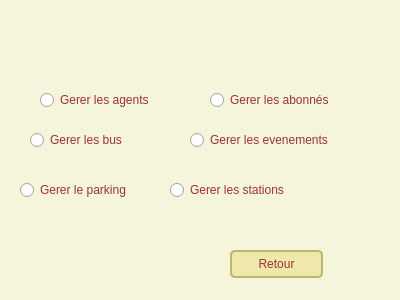
<?xml version="1.0" encoding="UTF-8"?>
<ui version="4.0">
 <class>Menu</class>
 <widget class="QDialog" name="Menu">
  <property name="geometry">
   <rect>
    <x>0</x>
    <y>0</y>
    <width>400</width>
    <height>300</height>
   </rect>
  </property>
  <property name="windowTitle">
   <string>Dialog</string>
  </property>
  <property name="styleSheet">
   <string notr="true">
.QWidget {
   background-color: beige;
}

/* Nice Windows-XP-style password character. */
QLineEdit[echoMode=&quot;2&quot;] {
    lineedit-password-character: 9679;
}

/* We provide a min-width and min-height for push buttons
   so that they look elegant regardless of the width of the text. */
QPushButton {
    background-color: palegoldenrod;
    border-width: 2px;
    border-color: darkkhaki;
    border-style: solid;
    border-radius: 5;
    padding: 3px;
    min-width: 9ex;
    min-height: 2.5ex;
}

QPushButton:hover {
   background-color: khaki;
}

/* Increase the padding, so the text is shifted when the button is
   pressed. */
QPushButton:pressed {
    padding-left: 5px;
    padding-top: 5px;
    background-color: #d0d67c;
}

QLabel, QAbstractButton {

    color:rgb(153, 51, 51);
  
}

/* Mark mandatory fields with a brownish color. */
.mandatory {
    color: brown;
}

/* Bold text on status bar looks awful. */
QStatusBar QLabel {
   font: normal;
}

QStatusBar::item {
    border-width: 1;
    border-color: darkkhaki;
    border-style: solid;
    border-radius: 2;
}

QComboBox, QLineEdit, QSpinBox, QTextEdit, QListView {
    background-color: cornsilk;
    selection-color: #0a214c; 
    selection-background-color: #C19A6B;
}

QListView {
    show-decoration-selected: 1;
}

QListView::item:hover {
    background-color: wheat;
}

/* We reserve 1 pixel space in padding. When we get the focus,
   we kill the padding and enlarge the border. This makes the items
   glow. */
QLineEdit, QFrame {
    border-width: 2px;
    padding: 1px;
    border-style: solid;
    border-color: darkkhaki;
    border-radius: 5px;
}

/* As mentioned above, eliminate the padding and increase the border. */
QLineEdit:focus, QFrame:focus {
    border-width: 3px;
    padding: 0px;
}

/* A QLabel is a QFrame ... */
QLabel {
    border: none;
    padding: 0;
    background: none;
}

/* A QToolTip is a QLabel ... */
QToolTip {
    border: 2px solid darkkhaki;
    padding: 5px;
    border-radius: 3px;
    opacity: 200;
}

/* Nice to have the background color change when hovered. */
QRadioButton:hover, QCheckBox:hover {
   background-color: rgb(255, 153, 153)
;
}
QRadioButton:checked{
   background-color: rgb(255, 153, 153)
;
}
/* Force the dialog's buttons to follow the Windows guidelines. */
QDialogButtonBox {
   background-color: rgb(255, 204, 204);

}
QDialog{
   background-color:beige;

}
/**** QMenuBar (enabled) ****/
QMenuBar
{
   background-color: beige;
  border: 1px solid transparent;
  border-bottom-color: rgb(80,80,80);
}

QMenuBar::item
{
   background-color: beige;
  color: rgb(220,220,220);
  padding: 8px;
}

QMenuBar::item:selected
{
   background-color: beige;
  color: white;
}

/**** QMenuBar (disabled) ****/
QMenuBar:disabled
{
   background-color: beige;
  border-bottom-color: rgb(60,60,60);
}

QMenuBar::item:disabled
{
  color: rgb(40,40,40);
}

/*********************************************************************************************************/

/**** QMenu (enabled) ****/
QMenu
{
   background-color: beige;
  color: rgb(220,220,220);
}

QMenu::item:selected
{
   background-color: beige;
  color: white;
}</string>
  </property>
  <widget class="QRadioButton" name="radioButton">
   <property name="geometry">
    <rect>
     <x>40</x>
     <y>90</y>
     <width>171</width>
     <height>20</height>
    </rect>
   </property>
   <property name="text">
    <string>Gerer les agents </string>
   </property>
  </widget>
  <widget class="QRadioButton" name="radioButton_2">
   <property name="geometry">
    <rect>
     <x>30</x>
     <y>130</y>
     <width>111</width>
     <height>20</height>
    </rect>
   </property>
   <property name="text">
    <string>Gerer les bus</string>
   </property>
  </widget>
  <widget class="QRadioButton" name="radioButton_3">
   <property name="geometry">
    <rect>
     <x>20</x>
     <y>180</y>
     <width>151</width>
     <height>20</height>
    </rect>
   </property>
   <property name="text">
    <string>Gerer le parking</string>
   </property>
  </widget>
  <widget class="QRadioButton" name="gererAbonne">
   <property name="geometry">
    <rect>
     <x>210</x>
     <y>90</y>
     <width>161</width>
     <height>20</height>
    </rect>
   </property>
   <property name="text">
    <string>Gerer les abonnés</string>
   </property>
  </widget>
  <widget class="QRadioButton" name="radioButton_5">
   <property name="geometry">
    <rect>
     <x>190</x>
     <y>130</y>
     <width>161</width>
     <height>20</height>
    </rect>
   </property>
   <property name="text">
    <string>Gerer les evenements </string>
   </property>
  </widget>
  <widget class="QRadioButton" name="radioButton_6">
   <property name="geometry">
    <rect>
     <x>170</x>
     <y>180</y>
     <width>151</width>
     <height>20</height>
    </rect>
   </property>
   <property name="text">
    <string>Gerer les stations</string>
   </property>
  </widget>
  <widget class="QPushButton" name="retour">
   <property name="geometry">
    <rect>
     <x>230</x>
     <y>250</y>
     <width>93</width>
     <height>28</height>
    </rect>
   </property>
   <property name="text">
    <string>Retour</string>
   </property>
  </widget>
 </widget>
 <resources/>
 <connections/>
</ui>
